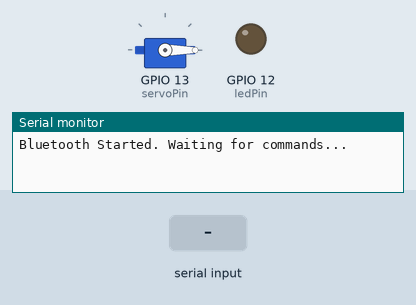
Simulated run of this sketch. Board: ESP32. Shown: servo, output pins drawn as LEDs (lit = HIGH), the last lines printed to the serial monitor. Inputs (shaded band) come from the test bench. Nothing arrives over Bluetooth unless stated.

Above: at 1.2 s.
1.3 s: "open" received over the second serial link
At 3.5 s:
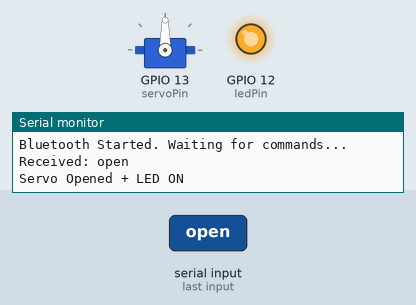
3.8 s: "close" received over the second serial link
At 5.4 s:
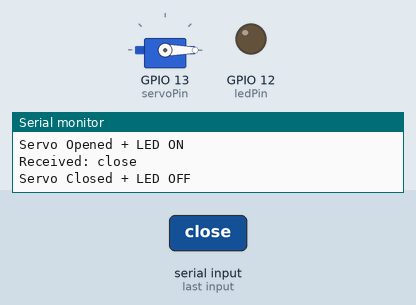
Timing chart, 0 to 6.9 s (numbered marks = the images above; inputs shaded):
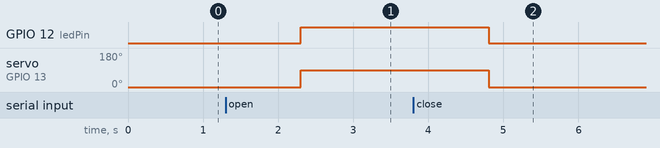

The sketch:

Voice-Controlled_ServoMotor_using_ESP32.ino
```cpp
#include "BluetoothSerial.h"
#include <ESP32Servo.h>

BluetoothSerial SerialBT;
Servo myServo;

int servoPin = 13;
int ledPin = 12;   // NEW LED PIN

void setup() {
  Serial.begin(115200);
  SerialBT.begin("ESP32_Servo_Control");

  Serial.println("Bluetooth Started. Waiting for commands...");

  myServo.attach(servoPin);
  myServo.write(0); // initial position

  pinMode(ledPin, OUTPUT);   // LED setup
  digitalWrite(ledPin, LOW); // LED OFF initially
}

void loop() {
  if (SerialBT.available()) {

    String command = SerialBT.readString();
    command.trim();
    command.toLowerCase();

    Serial.print("Received: ");
    Serial.println(command);

    if (command.indexOf("open") >= 0) {
      myServo.write(90);
      digitalWrite(ledPin, HIGH);   // LED ON
      Serial.println("Servo Opened + LED ON");
    }
    else if (command.indexOf("close") >= 0) {
      myServo.write(0);
      digitalWrite(ledPin, LOW);    // LED OFF
      Serial.println("Servo Closed + LED OFF");
    }
    else {
      Serial.println("Unknown Command");
    }
  }
}
```

Measured:
- after the input at 1.3 s, GPIO 12 (ledPin): LOW → HIGH after 1.0 s; servo on GPIO 13 (servoPin): 0° → 90° after 1.0 s
- after the input at 3.8 s, GPIO 12 (ledPin): HIGH → LOW after 1.0 s; servo on GPIO 13 (servoPin): 90° → 0° after 1.0 s
